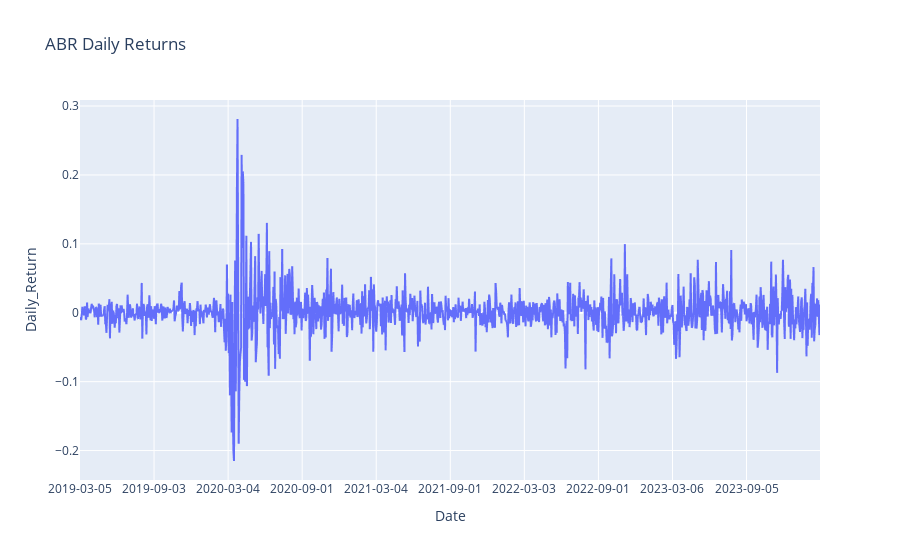

This figure's notebook cell:
### Code cell
# Calculate daily returns
stockData['Daily_Return'] = stockData['Close'].pct_change()

# Display the daily returns
fig = px.line(stockData, x='Date', y='Daily_Return', title='ABR Daily Returns')
fig.update_xaxes(type='category', nticks=10)
fig.show()

### Figure 1 — Plotly figure (JSON) as saved in the notebook; plotly's stock layout.template omitted (floating-point values rounded to 4 significant figures; data arrays with more than 128 entries replaced by an {"elided": "..."} marker saying what was removed)
{"data": [{"hovertemplate": "Date=%{x}<br>Daily_Return=%{y}<extra></extra>", "legendgroup": "", "line": {"color": "#636efa", "dash": "solid"}, "marker": {"symbol": "circle"}, "mode": "lines", "name": "", "showlegend": false, "type": "scattergl", "x": {"elided": "1260 str values"}, "xaxis": "x", "y": {"elided": "1260 float values"}, "yaxis": "y"}], "layout": {"legend": {"tracegroupgap": 0}, "title": {"text": "ABR Daily Returns"}, "xaxis": {"anchor": "y", "domain": [0, 1], "nticks": 10, "title": {"text": "Date"}, "type": "category"}, "yaxis": {"anchor": "x", "domain": [0, 1], "title": {"text": "Daily_Return"}}}}
